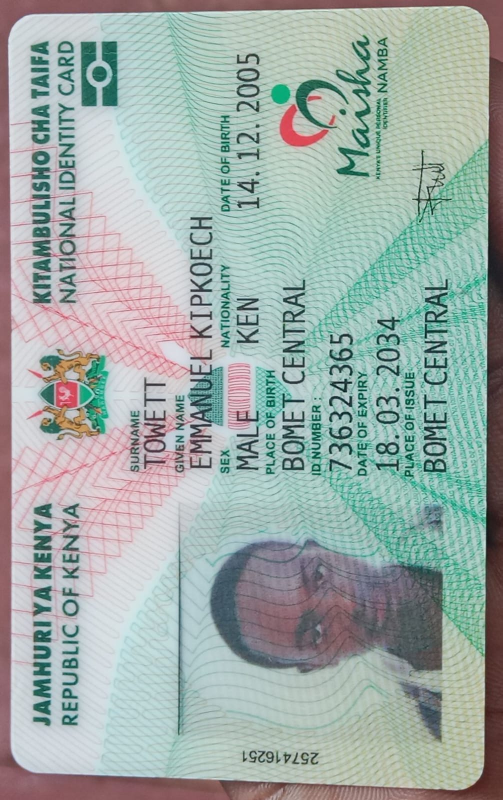
#> input picture image/WhatsApp Image 2025-10-30 at 14.15.31_9ba2de56.jpg, 1005 x 1600 px (shown at 1/2 size)
$ python -i file_utils.py   (imports and definitions only)
#> lines starting #> are read from the running program, lines starting #| are printed output that depends on the picture
### config.py
"""
Centralized configuration for Freelance Marketplace
All configuration values and environment variable handling
"""

import os
from dotenv import load_dotenv

# Load environment variables
load_dotenv()

# --------------------
# Core Flask Configuration
# --------------------
SECRET_KEY = os.environ.get("SECRET_KEY", "dev-secret-key")

# Database
SQLALCHEMY_DATABASE_URI = os.environ.get('DATABASE_URL', 'sqlite:///' + os.path.join(os.path.dirname(__file__), 'database.db'))
SQLALCHEMY_TRACK_MODIFICATIONS = False

# File Upload Configuration
UPLOAD_FOLDER = os.path.join(os.path.dirname(__file__), "static", "uploads")
ID_FOLDER = os.path.join(UPLOAD_FOLDER, "ids")
AVATAR_FOLDER = os.path.join(UPLOAD_FOLDER, "avatars")
CHAT_UPLOAD_FOLDER = os.path.join(UPLOAD_FOLDER, "chat")
SERVICE_IMG_FOLDER = os.path.join(os.path.dirname(__file__), "static", "uploads", "services")
SERVICE_VIDEO_FOLDER = os.path.join(os.path.dirname(__file__), "static", "uploads", "services", "videos")

MAX_CONTENT_LENGTH = 100 * 1024 * 1024  # 100MB

# Service media constants
ALLOWED_IMAGE_EXTENSIONS = {"jpg", "jpeg", "png", "gif", "webp"}
ALLOWED_VIDEO_EXTENSIONS = {"mp4", "mov", "avi", "quicktime"}
ALLOWED_EXT = ALLOWED_IMAGE_EXTENSIONS | ALLOWED_VIDEO_EXTENSIONS
MAX_IMAGE_COUNT = 50
MAX_VIDEO_COUNT = 20
MAX_IMAGE_SIZE_MB = 10
MAX_VIDEO_SIZE_MB = 100

# Allowed file types
ALLOWED_IMAGE_EXT = {"png", "jpg", "jpeg", "gif", "webp"}
ALLOWED_ID_EXT = ALLOWED_IMAGE_EXT | {"pdf"}
ALLOWED_AVATAR_EXT = ALLOWED_IMAGE_EXT

# --------------------
# Mail Configuration
# --------------------
MAIL_SERVER = os.environ.get("MAIL_SERVER", "")
MAIL_PORT = int(os.environ.get("MAIL_PORT") or 0)
MAIL_USE_TLS = os.environ.get("MAIL_USE_TLS", "False") == "True"
MAIL_USERNAME = os.environ.get("MAIL_USERNAME", "")
MAIL_PASSWORD = os.environ.get("MAIL_PASSWORD", "")
MAIL_DEFAULT_SENDER = os.environ.get("MAIL_DEFAULT_SENDER", "noreply@example.com")

# --------------------
# External Service Configuration
# --------------------
# M-Pesa
MPESA_CONSUMER_KEY = os.getenv('MPESA_CONSUMER_KEY')
MPESA_CONSUMER_SECRET = os.getenv('MPESA_CONSUMER_SECRET')
MPESA_PASSKEY = os.getenv('MPESA_PASSKEY')
MPESA_SHORTCODE = os.getenv('MPESA_SHORTCODE', '174379')
MPESA_CALLBACK_URL = os.getenv('MPESA_CALLBACK_URL', 'https://yourdomain.com/mpesa/callback')
MPESA_PRODUCTION = os.getenv('MPESA_PRODUCTION', 'False').lower() == 'true'
MPESA_SECURITY_CREDENTIAL = os.getenv('MPESA_SECURITY_CREDENTIAL', '')

# Google Cloud Vision
USE_MOCK_VISION = os.environ.get("USE_MOCK_VISION", "False").lower() == "true"
GOOGLE_APPLICATION_CREDENTIALS = os.getenv("GOOGLE_APPLICATION_CREDENTIALS")
GOOGLE_CLOUD_VISION_API_KEY = os.getenv("GOOGLE_CLOUD_VISION_API_KEY")

# --------------------
# Application Constants
# --------------------
# Admin credentials for initial setup
ADMIN_EMAIL = os.environ.get("ADMIN_EMAIL", "admin@example.com")
ADMIN_PWD = os.environ.get("ADMIN_PWD", "adminpass")

# Tesseract OCR path
TESSERACT_CMD = r"C:\Program Files\Tesseract-OCR\tesseract.exe"

# Base directories
BASE_DIR = os.path.abspath(os.path.dirname(__file__))
STATIC_DIR = os.path.join(BASE_DIR, "static")

# --------------------
# Directory Creation
# --------------------
def ensure_directories():
    """Ensure all required directories exist"""
    directories = [
        UPLOAD_FOLDER,
        ID_FOLDER,
        AVATAR_FOLDER,
        CHAT_UPLOAD_FOLDER,
        SERVICE_IMG_FOLDER,
        SERVICE_VIDEO_FOLDER
    ]

    for directory in directories:
        os.makedirs(directory, exist_ok=True)

    # Set directory permissions
    try:
        os.chmod(SERVICE_IMG_FOLDER, 0o755)
    except Exception:
        pass

    try:
        os.chmod(SERVICE_VIDEO_FOLDER, 0o755)
    except Exception:
        pass

# Initialize directories on import
ensure_directories()

### utils/file_utils.py
"""
File handling utilities for Freelance Marketplace
"""

import os
import uuid
from datetime import datetime
from werkzeug.utils import secure_filename
from PIL import Image
import cv2
import numpy as np
from config import (
    ALLOWED_IMAGE_EXTENSIONS, ALLOWED_VIDEO_EXTENSIONS,
    MAX_IMAGE_SIZE_MB, MAX_VIDEO_SIZE_MB, SERVICE_IMG_FOLDER
)


# [96 lines left out: functions allowed_file, allowed_id_file, allowed_avatar_file, save_service_image, save_service_video, not called in this run]


def preprocess_image(image_path):
    """Preprocess image for OCR"""
    img = Image.open(image_path)
#> img is the input picture: PIL image 1005x1600 RGB; mean R, G, B 158.3, 172, 167.9
    img = img.convert("L")  # grayscale
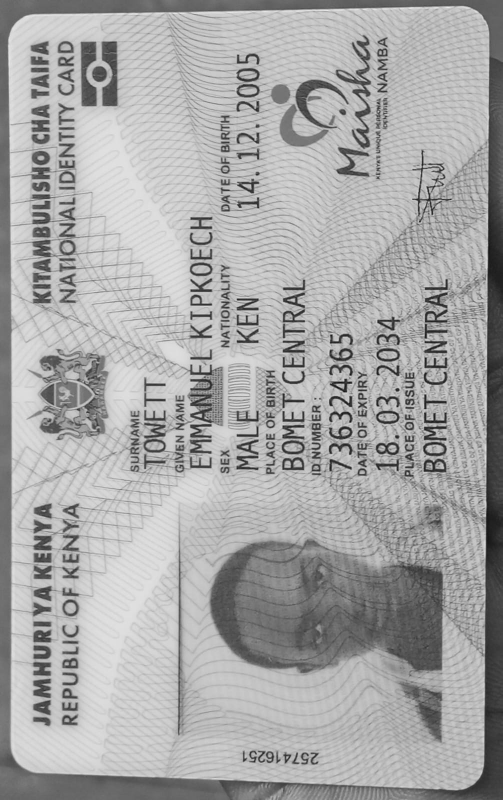
#> img: PIL image 1005x1600 L (shown at 1/2 size); min 13, max 238, mean 167.4
    from PIL import ImageFilter, ImageOps
    img = ImageOps.autocontrast(img)
    img = img.filter(ImageFilter.SHARPEN)
    return img

>>> result = preprocess_image('../image/WhatsApp Image 2025-10-30 at 14.15.31_9ba2de56.jpg')
